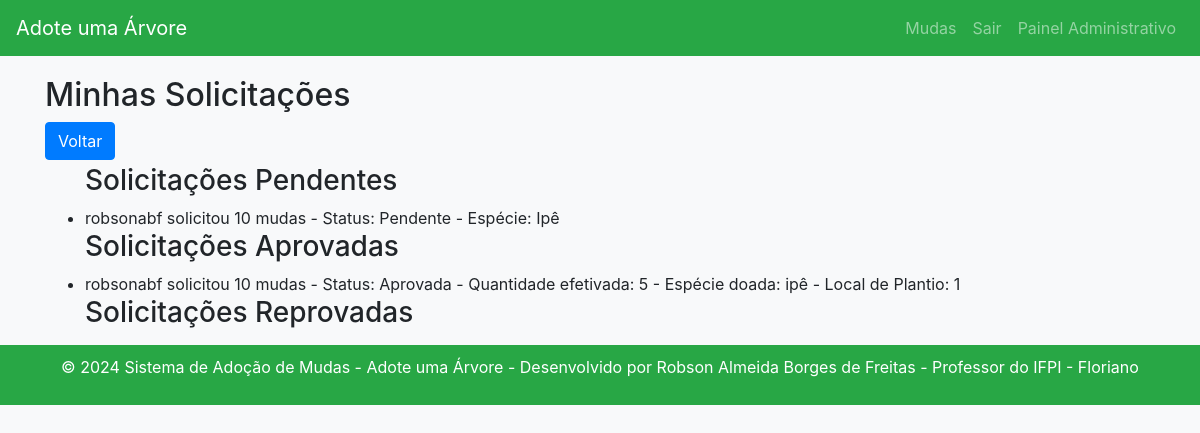
Screenshot of /minhas_solicitacoes/ (signed in) with the database file from the repository.
### arvore/models.py (models this page shows, shortened)
class SolicitacaoDoacao(models.Model):
    usuario = models.ForeignKey(User, on_delete=models.CASCADE)
    especie = models.CharField(max_length=100)
    quantidade_solicitada = models.IntegerField()
    status = models.CharField(max_length=20, default='Pendente')
    local_de_plantio = models.CharField(max_length=200)
    data_solicitacao = models.DateTimeField(null=True, blank=True)
    observacoes = models.CharField(max_length=200, null=True, blank=True)

class EfetivarDoacao(models.Model):
    solicitacao = models.OneToOneField(SolicitacaoDoacao, on_delete=models.CASCADE, related_name='efetivacao')
    quantidade_efetivada = models.IntegerField()
    especie_doada = models.CharField(max_length=100, null=True, blank=True)
    avaliador = models.ForeignKey(User, on_delete=models.CASCADE)
    data_plantio = models.DateTimeField(null=True, blank=True)
    data_efetivacao = models.DateTimeField(null=True, blank=True)
    observacoes = models.CharField(max_length=200, null=True, blank=True)

### arvore/views.py (the view)
# urls.py: path('minhas_solicitacoes/', views.minhas_solicitacoes, name='minhas_solicitacoes'),
@login_required
def minhas_solicitacoes(request):
    solicitacoes = SolicitacaoDoacao.objects.filter(usuario=request.user)
    efetivadas = EfetivarDoacao.objects.filter(solicitacao__usuario=request.user)
    return render(request, 'minhas_solicitacoes.html', {'solicitacoes': solicitacoes, 'efetivadas': efetivadas})

### arvore/templatetags/custom_filters.py (called while the page is built)
@register.filter(name='is_member_of_team')
def is_member_of_team_filter(user):
    return is_member_of_team(user)

### arvore/views.py (called while the page is built)
def is_member_of_team(user):
    is_in_team_group = user.groups.filter(name='equipe').exists()
    is_superuser = user.is_superuser
    return is_in_team_group or is_superuser

### arvore/templates/minhas_solicitacoes.html (shortened to what this page needs)
{% extends 'base.html' %}
{% block content %}
    <h2>Minhas Solicitações</h2>
    <a href="javascript:history.back()" class="btn btn-primary mb-1">Voltar</a>
    <ul>
        <h3>Solicitações Pendentes</h3>
        {% for solicitacao in solicitacoes %}
                {% if solicitacao.status == 'Pendente' %}
                <li>
                {{ solicitacao.usuario.username }} solicitou {{ solicitacao.quantidade_solicitada }} mudas
                - Status: {{ solicitacao.status }} - Espécie: {{ solicitacao.especie }}
                </li>
                {% endif %}
        {% endfor %}
        <h3>Solicitações Aprovadas</h3>
        {% for efetivada in efetivadas %}
            {% if efetivada.solicitacao.status == 'Aprovada' %}
            <li>
                {{ efetivada.solicitacao.usuario.username }} solicitou {{ efetivada.solicitacao.quantidade_solicitada }} mudas
                - Status: {{ efetivada.solicitacao.status }}
                - Quantidade efetivada: {{ efetivada.quantidade_efetivada }}
                - Espécie doada: {{ efetivada.especie_doada }}
                - Local de Plantio: {{ efetivada.solicitacao.local_de_plantio }}
            </li>
            {% endif %}
        {% endfor %}
        <h3>Solicitações Reprovadas</h3>
    </ul>
{% endblock %}

### arvore/templates/base.html (style rules this page uses)
body { background-color: #f8f9fa; padding-top: 56px; }

### rows the page displays
SolicitacaoDoacao: usuario.username "robsonabf", quantidade_solicitada "10", status "Pendente", especie "Ipê"
EfetivarDoacao: solicitacao.usuario.username "robsonabf", solicitacao.quantidade_solicitada "10", solicitacao.status "Aprovada", quantidade_efetivada "5", especie_doada "ipê", solicitacao.local_de_plantio "1"
